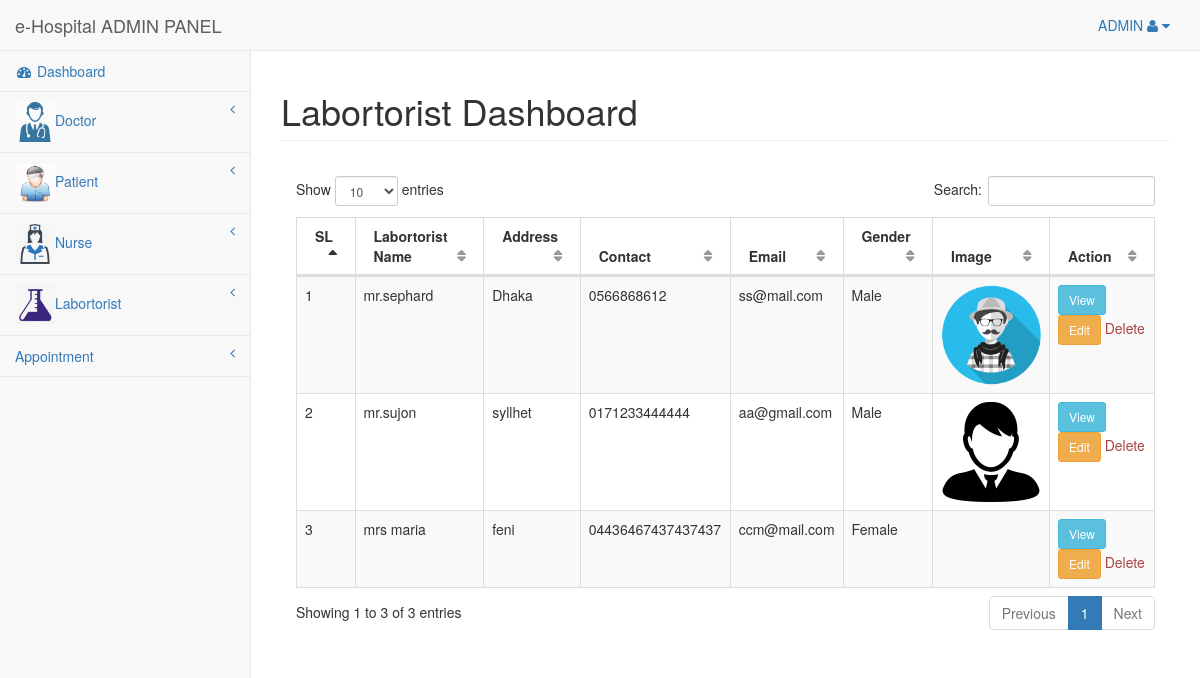
/view/admin/labortorist/index.php (signed in), run on the app's committed database.
### tables this page shows
CREATE TABLE IF NOT EXISTS `labortorist` (
  `id` int(11) NOT NULL AUTO_INCREMENT,
  `name` varchar(255) NOT NULL,
  `address` varchar(255) NOT NULL,
  `contact` varchar(255) NOT NULL,
  `email` varchar(255) NOT NULL,
  `gender` varchar(255) NOT NULL,
  `image` varchar(255) NOT NULL,
  `unique_id` int(11) NOT NULL,
  `created_at` timestamp NOT NULL DEFAULT CURRENT_TIMESTAMP ON UPDATE CURRENT_TIMESTAMP,
  `modified_at` timestamp NOT NULL DEFAULT '0000-00-00 00:00:00',
  `deleted_at` datetime NOT NULL,
  PRIMARY KEY (`id`)
);

### src/admin/Helper/Connection.php (called while the page is built, shortened)
<?php
class Connection
{
    private $user = 'root';
    private $pass = '';
    public function __construct(){
        try {
            $this->con=new PDO('mysql:host=localhost;dbname=hospital',$this->user, $this->pass);
        } catch (PDOException $e) {
            print "Error!: " . $e->getMessage() . "<br/>";
            die();
        }
    }
}

### src/admin/Labortorist/Labortorist.php (called while the page is built, shortened)
<?php
class Labortorist extends Connection
{
    public function index()
    {
        try {
            $stm = $this->con->prepare("SELECT * FROM `labortorist` WHERE `deleted_at` = '0000-00-00 00:00:00'");
            $stm->execute();
            return $stm->fetchAll(PDO::FETCH_ASSOC);
        } catch (PDOException $e) {
            print "Error!: " . $e->getMessage() . "<br/>";
            die();
        }
    }
}

### view/admin/labortorist/index.php (the view, shortened to what this page needs)
<?php
include_once '../include/header.php';
$laboratorist = new \App\admin\Labortorist\Labortorist();
$laboratorists = $laboratorist->index();
?>
    <div id="page-wrapper" style="min-height: 349px;">
        <div class="row">
            <div class="col-lg-12">
                <h1 class="page-header">Labortorist Dashboard</h1>
            </div>
        </div>
        <div class="panel-body">
            <table width="100%" class="table table-striped table-bordered table-hover" id="dataTables-example">
                <thead>
                <tr>
                    <th>SL</th>
                    <th>Labortorist Name</th>
                    <th>Address</th>
                    <th>Contact</th>
                    <th>Email</th>
                    <th>Gender</th>
                    <th>Image</th>
                    <th>Action</th>
                </tr>
                </thead>
                <tbody>
                <?php
                $sl = 1;
                foreach ($laboratorists as $laboratorist){
                    ?>
                    <tr>
                        <td><?php echo $sl++?></td>
                        <td><?php echo $laboratorist['name']?></td>
                        <td><?php echo $laboratorist['address']?></td>
                        <td><?php echo $laboratorist['contact']?></td>
                        <td><?php echo $laboratorist['email']?></td>
                        <td><?php echo $laboratorist['gender']?></td>
                        <td> <img width="100" src="view/admin/labortorist/uploads/<?php echo $laboratorist['image']?>" alt=""></td>
                        <td class="center">
                            <a href="view/admin/labortorist/view.php?id=<?php echo $laboratorist['unique_id']?>
"class="btn btn-info btn-sm">View</a>
                            <a href="view/admin/labortorist/edit.php?id=<?php echo $laboratorist['unique_id']?>"class="btn btn-warning btn-sm">Edit</a>
                            <a data-toggle="modal" data-target="#myModal" data-id="<?php echo $laboratorist['unique_id']?>"
                               class="text-danger delete" href="#" >Delete</a>
                        </td>
                    </tr>
                <?php }?>
                </tbody>
            </table>
        </div>
    </div>
<?php
include_once '../include/footer.php';
?>

### data on the page
labortorist: name "mr.sephard", address "Dhaka", contact "0566868612", email "ss@mail.com", gender "Male", image (picture)
labortorist: name "mr.sujon", address "syllhet", contact "0171233444444", email "aa@gmail.com", gender "Male", image (picture)
labortorist: name "mrs maria", address "feni", contact "04436467437437437", email "ccm@mail.com", gender "Female"
